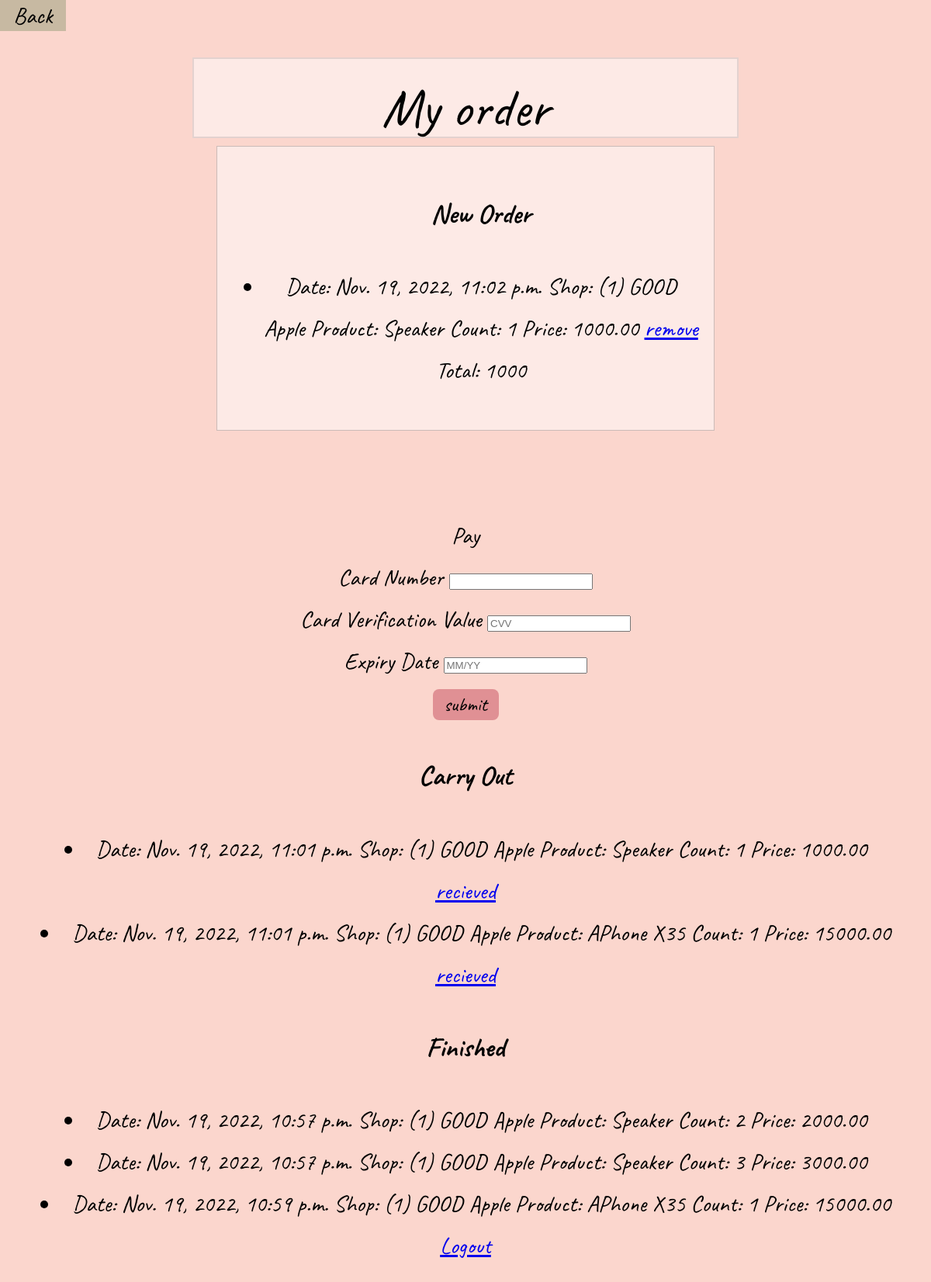
The app's page /talard/6/order/ with its own data.
### myshop/models.py (models this page shows, shortened)
class MyOrder(models.Model):
    customer = models.ForeignKey(Profile, on_delete=models.CASCADE, null=True , related_name="order")
    shop = models.ForeignKey(shop_detail, on_delete=models.CASCADE, null=True , related_name="myorder")
    prod = models.ForeignKey(product, on_delete=models.CASCADE, null=True , related_name="ordered")
    count = models.IntegerField(default = 1)
    confirmpay = models.CharField(default = "not pay yet.", max_length=64)
    confirmrecieved = models.CharField(default = "not recieve yet.", max_length=64)
    date = models.DateTimeField(default=timezone.now, editable=False, blank=True)
    def price(self):
        return self.prod.price * self.count

class shop_detail(models.Model):
    seller_id = models.ForeignKey(seller_detail, on_delete=models.CASCADE, related_name = "shop", null=True)
    name = models.CharField(max_length=64)
    category = models.CharField(max_length=10, null=True)
    in_interact = models.CharField(max_length=100, null=True)
    ex_interact = models.CharField(max_length=64, null=True)
    shop_im = models.ImageField(upload_to='images/', default = "images/cartoon-style-cafe-front-shop-view_134830-697.webp")
    payment = models.CharField(max_length=100, null=True)
    def __str__(self):
        return f"({self.id}) {self.name}"

class product(models.Model):
    shop = models.ForeignKey(shop_detail, on_delete=models.CASCADE, related_name = "prod", null=True)
    product_name = models.CharField(max_length=64)
    price = models.DecimalField(null=True, decimal_places=2, max_digits=8)
    product_im = models.ImageField(upload_to='images/')
    count = models.IntegerField(null=True)
    def __str__(self):
        return f"{self.product_name}"

### talard/views.py (the view, shortened to what this page needs)
# urls.py: path('talard/<int:u_id>/order/', views.order, name='order'),
def order(request, u_id):
    user = User.objects.get(id=u_id)
    customer = cs.objects.get(customer=user)
    od = MyOrder.objects.filter(customer=customer)
    od2 = MyOrder.objects.filter(customer=customer).values
    return render(request, "talard/order.html", {"order" : od, "u_id":u_id, "od2":od2})

### talard/templates/talard/order.html (shortened to what this page needs)
{% extends 'talard/layout_talard.html' %}
{% block body %}
<div>
    <a href="{% url 'talard' u_id %}"><button class="back">Back</button></a><br>
    <div class = "headbox">My order</div>
    <div class = "menubox">
        <ul class="menulist">
            <h3>New Order</h3>
            {% for o in order %}
                {% if o.confirmpay != "paid" %}
                    <li>
                        Date: {{o.date}} Shop: {{ o.shop }} Product: {{ o.prod }} Count: {{ o.count }} Price: <a id='n'>{{ o.price }}</a>
                        <a href="{% url 'delorder' u_id o.id %}">remove</a>
                    </li>
                {% endif %}
            {% endfor %}
            Total:
        </ul>
    </div>
    <br><br>
    <div >
        Pay
    </div>
    <div id="pay">
        <form action="{% url 'order' u_id %}" method="POST" enctype="multipart/form-data">
            <div>
              <label>Card Number</label>
              <input name="card-number" type="text" required>
            </div>
            <div>
              <label>Card Verification Value</label>
              <input name="name" type="text" placeholder="CVV" required>
            </div>
            <div>
              <label>Expiry Date</label>
              <input name="card-number" type="text" placeholder="MM/YY" maxlength="3" required>
            </div>
            <input type="submit" value="submit" class="submit">
          </form>
    </div>
    <h3>Carry Out</h3>
        {% for o in order %}
            {% if o.confirmpay == "paid" and o.confirmrecieved != "recieved" %}
                <li>
                    Date: {{o.date}} Shop: {{ o.shop }} Product: {{ o.prod }} Count: {{ o.count }} Price: <a id='n'>{{ o.price }}</a>
                </li>
                <a href="{% url 'recieved' u_id o.id %}">recieved</a>
            {% endif %}
        {% endfor %}
    <h3>Finished</h3>
        {% for o in order %}
            {% if o.confirmrecieved == "recieved" %}
                <li>
                    Date: {{o.date}} Shop: {{ o.shop }} Product: {{ o.prod }} Count: {{ o.count }} Price: <a id='n'>{{ o.price }}</a>
                </li>
            {% endif %}
        {% endfor %}
    <a class="logout" href="{% url 'customer_logout' %}">Logout</a><br><br>
</div>
{% endblock body %}

### talard/templates/talard/layout_talard.html (shortened to what this page needs)
<!DOCTYPE html>
<html lang="en">
<head>
    <link rel="stylesheet" href="https://cdnjs.cloudflare.com/ajax/libs/font-awesome/4.7.0/css/font-awesome.min.css">
</head>
<body>
    {% block body %}
    {% endblock %}
</body>

### talard/templates/talard/layout_talard.html (style rules this page uses)
body { font-family: Caveat; }
.headbox { background-color: rgba(255,255,255,0.5); border: solid 2px rgba(0,0,0,0.1); width: 700px; height: 100px; margin-left: auto; margin-right: auto; margin-top: 20px; margin-bottom: 0px;; text-align: center; font-size:70px; }
.menubox { background-color: rgba(255,255,255,0.5); border: solid 1px rgba(0,0,0,0.2); width: 600px; height: auto; margin-top: 10px; margin-left: auto; margin-right: auto; padding:20px; }
.menulist { font-size:30px; margin-top:30px; }
body, html { height: 100%; line-height: 1.8; overflow-x:hidden; }
body { background-color:#FBD6CD; font-size:30px; margin-top:10px; text-align:center; }
.back { border: none; background-color:#E6DAC7; width:85px; height:40px; font-family: Caveat; font-size: 30px; float: left; text-decoration:none; }
body { margin: 0; padding: 0; }
.submit { width:85px; height:40px; font-family: Caveat; font-size:25px; border: none; padding:0px; background-color: rgba(207,99,111,0.6); border-radius: 8px; }

### records on screen
MyOrder: date "Nov. 19, 2022, 11:02 p.m.", shop "(1) GOOD Apple", prod "Speaker", count "1", price "1000.00"
MyOrder: date "Nov. 19, 2022, 11:01 p.m.", shop "(1) GOOD Apple", prod "Speaker", count "1", price "1000.00"
MyOrder: date "Nov. 19, 2022, 11:01 p.m.", shop "(1) GOOD Apple", prod "APhone X35", count "1", price "15000.00"
MyOrder: date "Nov. 19, 2022, 10:57 p.m.", shop "(1) GOOD Apple", prod "Speaker", count "2", price "2000.00"
MyOrder: date "Nov. 19, 2022, 10:57 p.m.", shop "(1) GOOD Apple", prod "Speaker", count "3", price "3000.00"
MyOrder: date "Nov. 19, 2022, 10:59 p.m.", shop "(1) GOOD Apple", prod "APhone X35", count "1", price "15000.00"
